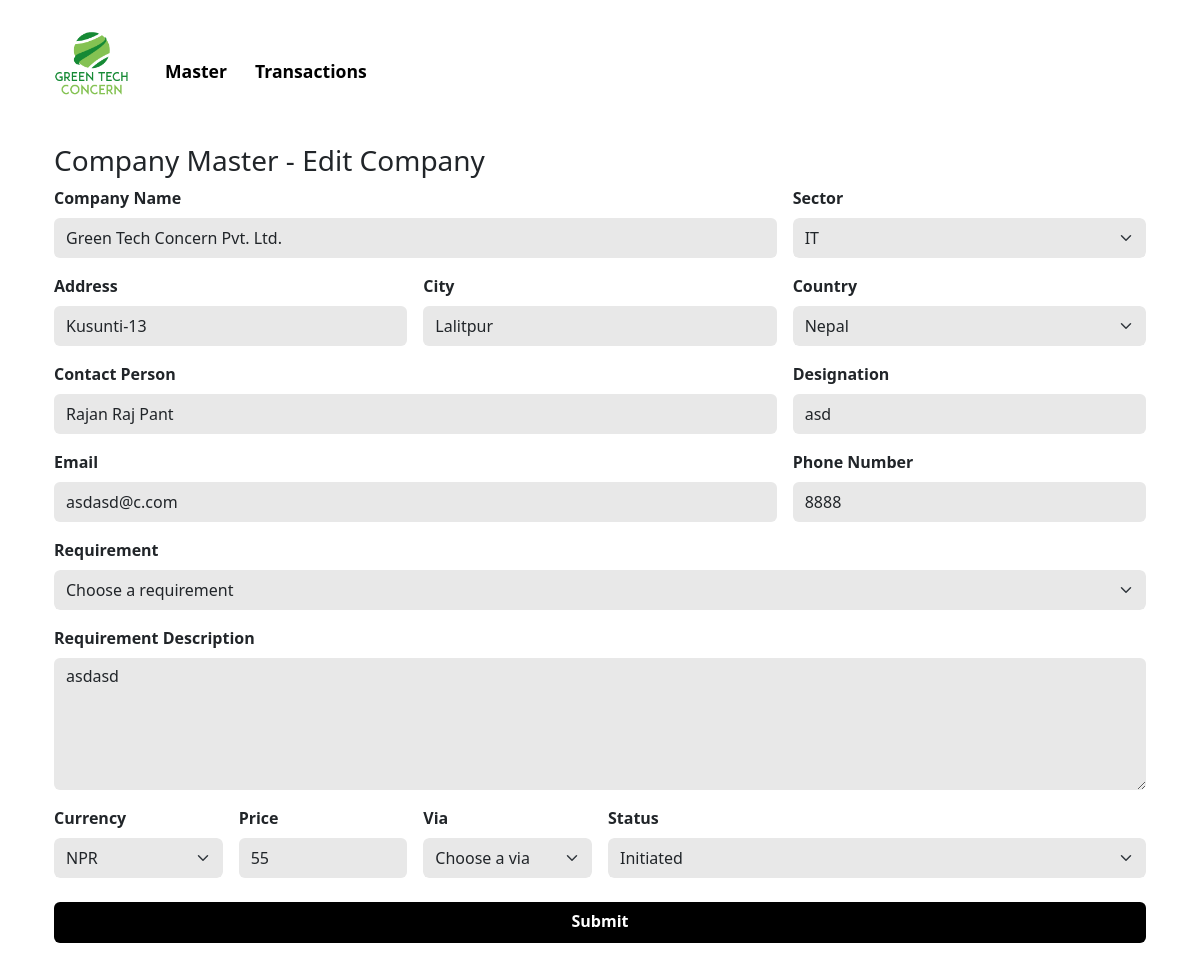
/companyform/1/, run on an earlier commit of the app's database.
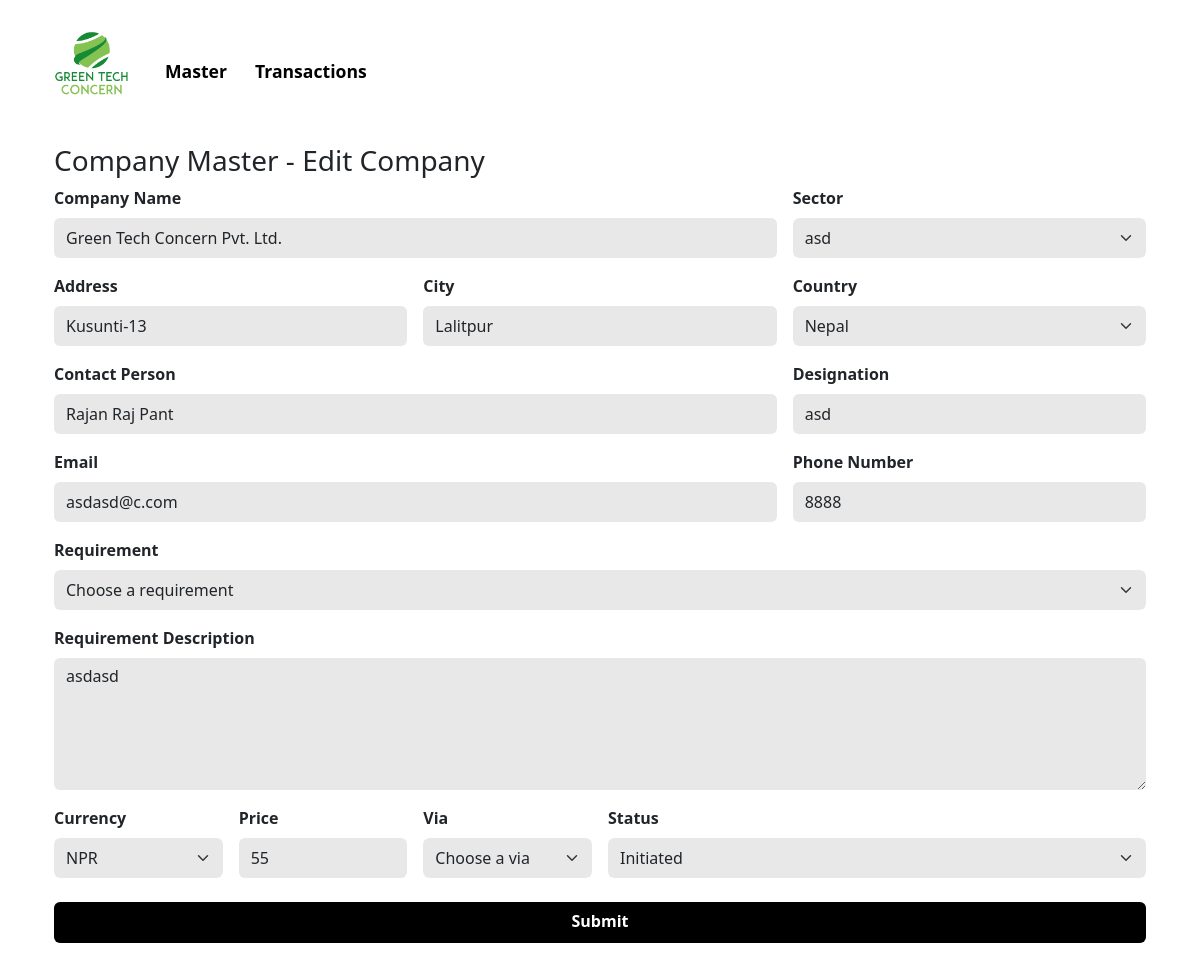
And on a later commit of the database.
### resecurityapp/models.py (models this page shows, shortened)
class Company(models.Model):
    Company_Name = models.CharField(max_length=100)
    sector = models.ForeignKey(Sector, on_delete=models.SET_NULL, null=True)
    address = models.CharField(max_length=255)
    city = models.CharField(max_length=100)
    country = models.CharField(max_length=100)
    Contact_Person = models.CharField(max_length=100)
    designation = models.CharField(max_length=100)
    email = models.EmailField()
    Phone_Number = models.CharField(max_length=20)
    requirement = models.CharField(max_length=100, default=None)
    service = models.ForeignKey(Service, on_delete=models.SET_NULL, null=True)
    brand = models.ForeignKey(Brand, on_delete=models.SET_NULL, null=True)
    Requirement_Description = models.TextField()
    currency = models.CharField(max_length=100)
    price = models.CharField(max_length=100)
    via = models.ForeignKey(Via, on_delete=models.SET_NULL, null=True)
    Referral_Name = models.CharField(max_length=100)
    Partner_Name = models.CharField(max_length=100)
    status = models.ForeignKey(Status, on_delete=models.SET_NULL, null=True)
    class Meta:
        verbose_name_plural = "companies"

class Sector(models.Model):
    Sector_Name = models.CharField(max_length=100)

class Status(models.Model):
    Status_Name = models.CharField(max_length=100)
    class Meta:
        verbose_name = "status"
        verbose_name_plural = "status"

### resecurityapp/views.py (the view)
# urls.py: path('companyform/<int:company_id>/', views.companyform, name='companyform'),
def companyform(request, company_id):
    company = Company.objects.get(pk=company_id)
    sectors = Sector.objects.all()
    services = Service.objects.all()
    brands = Brand.objects.all()
    vias = Via.objects.all()
    partners = Partner.objects.all()
    statuses = Status.objects.all()
    countries = ["Nepal", "USA", "India", "Singapore"]
    currencies = ["NPR", "USD", "SGD", "Riyal"]
    return render(request, 'companyform.html', {'company': company, 'sectors': sectors, 'services': services, 'brands': brands, 'vias': vias, 'partners': partners, 'statuses': statuses, 'countries': countries, 'currencies': currencies})

### templates/companyform.html (shortened to what the changed rows need)
{% load static %}
<!doctype html>
<html lang="en">
<head>
    <link href="https://cdn.jsdelivr.net/npm/bootstrap@5.3.2/dist/css/bootstrap.min.css" rel="stylesheet">
    <link href="{% static 'css/homepage.css' %}" rel="stylesheet">
</head>
<body>
    <div class="container">
        <div id="company-content" class="company-content container">
            <form id="companyForm" action="{% url 'submit_company' %}" method="POST" class="needs-validation" novalidate>
                <div class="row g-3 mb-3">
                    <div class="col">
                        <label for="company" class="form-label fw-semibold">Company Name</label>
                        <input type="text" class="form-control py-2" name="company" id="company" value="{{ company.Company_Name }}" required>
                    </div>
                    <div class="col-4">
                        <label for="sector" class="form-label fw-semibold">Sector</label>
                        <select class="form-control form-select py-2" name="sector" id="sector" required>
                            {% for sector in sectors %}
                            <option value="{{ sector.Sector_Name }}" {% if sector.Sector_Name == company.sector.Sector_Name %} selected {% endif %}>{{ sector.Sector_Name }}</option>
                            {% endfor %}
                        </select>
                    </div>
                </div>
                <div class="row g-3 mb-3">
                    <div class="col">
                        <label for="address" class="form-label fw-semibold">Address</label>
                        <input type="text" class="form-control py-2" name="address" id="address" value="{{ company.address }}" required>
                    </div>
                    <div class="col">
                        <label for="city" class="form-label fw-semibold">City</label>
                        <input type="text" class="form-control py-2" name="city" id="city" value="{{ company.city }}" required>
                    </div>
                    <div class="col">
                        <label for="country" class="form-label fw-semibold">Country</label>
                        <select class="form-control form-select py-2" name="country" id="country" required>
                            {% for country_option in countries %}
                            <option value="{{ country_option }}" {% if country_option == company.country %} selected {% endif %}>{{ country_option }}</option>
                            {% endfor %}
                        </select>
                    </div>
                </div>
                <div class="row g-3 mb-3">
                    <div class="col">
                        <label for="contact" class="form-label fw-semibold">Contact Person</label>
                        <input type="text" class="form-control py-2" name="contact" id="contact" value="{{ company.Contact_Person }}" required>
                    </div>
                    <div class="col-4">
                        <label for="designation" class="form-label fw-semibold">Designation</label>
                        <input type="text" class="form-control py-2" name="designation" id="designation" value="{{ company.designation }}" required>
                    </div>
                </div>
                <div class="row g-3 mb-3">
                    <div class="col">
                        <label for="email" class="form-label fw-semibold">Email</label>
                        <input type="email" class="form-control py-2" name="email" id="email" value="{{ company.email }}" required>
                    </div>
                    <div class="col-4">
                        <label for="number" class="form-label fw-semibold">Phone Number</label>
                        <input type="number" class="form-control py-2" name="number" id="number" placeholder="Format: 98XXXXXXXX" value="{{ company.Phone_Number }}" required>
                    </div>
                </div>
                <div class="mb-3">
                    <label for="requirement-description" class="form-label fw-semibold">Requirement Description</label>
                    <textarea class="form-control" name="requirement-description" id="requirement-description" cols="30" rows="5" required>{{ company.Requirement_Description }}</textarea>
                </div>
                <div class="row g-3">
                    <div class="col-2">
                        <label for="currency" class="form-label fw-semibold">Currency</label>
                        <select class="form-control form-select py-2" name="currency" id="currency" required>
                            {% for currency_option in currencies %}
                            <option value="{{ currency_option }}" {% if currency_option == company.currency %} selected {% endif %}>{{ currency_option }}</option>
                            {% endfor %}
                        </select>
                    </div>
                    <div class="col-2">
                        <label for="price" class="form-label fw-semibold">Price</label>
                        <input type="text" class="form-control py-2" name="price" id="price" value="{{ company.price }}" required>
                    </div>
                    <div class="col">
                        <label for="status" class="form-label fw-semibold">Status</label>
                        <select class="form-control form-select py-2" name="status" id="status" required>
                            {% for status in statuses %}
                            <option value="{{ status.Status_Name }}" {% if status.Status_Name == company.status.Status_Name %} selected {% endif %}>{{ status.Status_Name }}</option>
                            {% endfor %}
                        </select>
                    </div>
                </div>
            </form>
        </div>
    </div>
</body>
</html>

What changed in the data, as far as the page shows it:
changed Company "Green Tech Concern Pvt. Ltd.": sector "IT" → (not shown)
Also different on the page:
form field sector: (not shown) → "asd"
